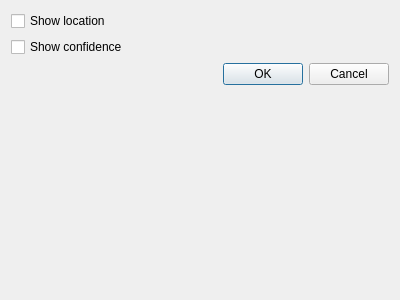
<?xml version="1.0" encoding="UTF-8"?>
<ui version="4.0">
 <class>dialog_display_details</class>
 <widget class="QDialog" name="dialog_display_details">
  <property name="geometry">
   <rect>
    <x>0</x>
    <y>0</y>
    <width>400</width>
    <height>300</height>
   </rect>
  </property>
  <property name="windowTitle">
   <string>Display details</string>
  </property>
  <layout class="QVBoxLayout" name="verticalLayout">
   <item>
    <widget class="QCheckBox" name="checkBoxShowLocation">
     <property name="text">
      <string>Show location</string>
     </property>
    </widget>
   </item>
   <item>
    <widget class="QCheckBox" name="checkBoxShowConfidence">
     <property name="text">
      <string>Show confidence</string>
     </property>
    </widget>
   </item>
   <item>
    <widget class="QDialogButtonBox" name="buttonBox">
     <property name="orientation">
      <enum>Qt::Horizontal</enum>
     </property>
     <property name="standardButtons">
      <set>QDialogButtonBox::Cancel|QDialogButtonBox::Ok</set>
     </property>
    </widget>
   </item>
   <item>
    <spacer name="verticalSpacer">
     <property name="orientation">
      <enum>Qt::Vertical</enum>
     </property>
     <property name="sizeHint" stdset="0">
      <size>
       <width>20</width>
       <height>197</height>
      </size>
     </property>
    </spacer>
   </item>
  </layout>
 </widget>
 <resources/>
 <connections>
  <connection>
   <sender>buttonBox</sender>
   <signal>accepted()</signal>
   <receiver>dialog_display_details</receiver>
   <slot>accept()</slot>
   <hints>
    <hint type="sourcelabel">
     <x>248</x>
     <y>254</y>
    </hint>
    <hint type="destinationlabel">
     <x>157</x>
     <y>274</y>
    </hint>
   </hints>
  </connection>
  <connection>
   <sender>buttonBox</sender>
   <signal>rejected()</signal>
   <receiver>dialog_display_details</receiver>
   <slot>reject()</slot>
   <hints>
    <hint type="sourcelabel">
     <x>316</x>
     <y>260</y>
    </hint>
    <hint type="destinationlabel">
     <x>286</x>
     <y>274</y>
    </hint>
   </hints>
  </connection>
 </connections>
</ui>
